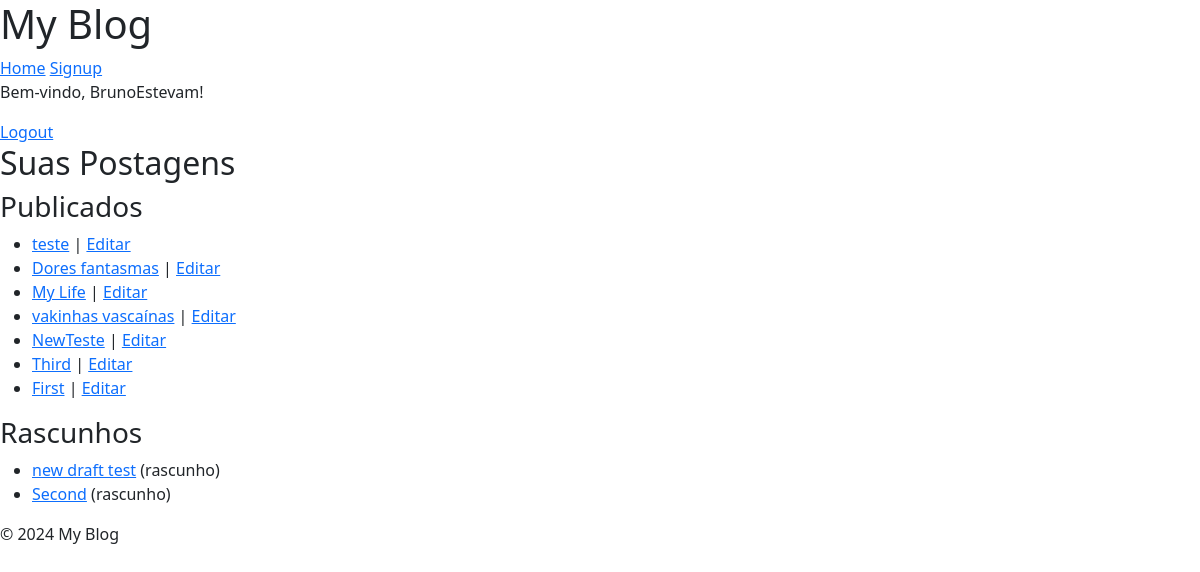
Before: /my-posts/ (signed in) with the older database file.
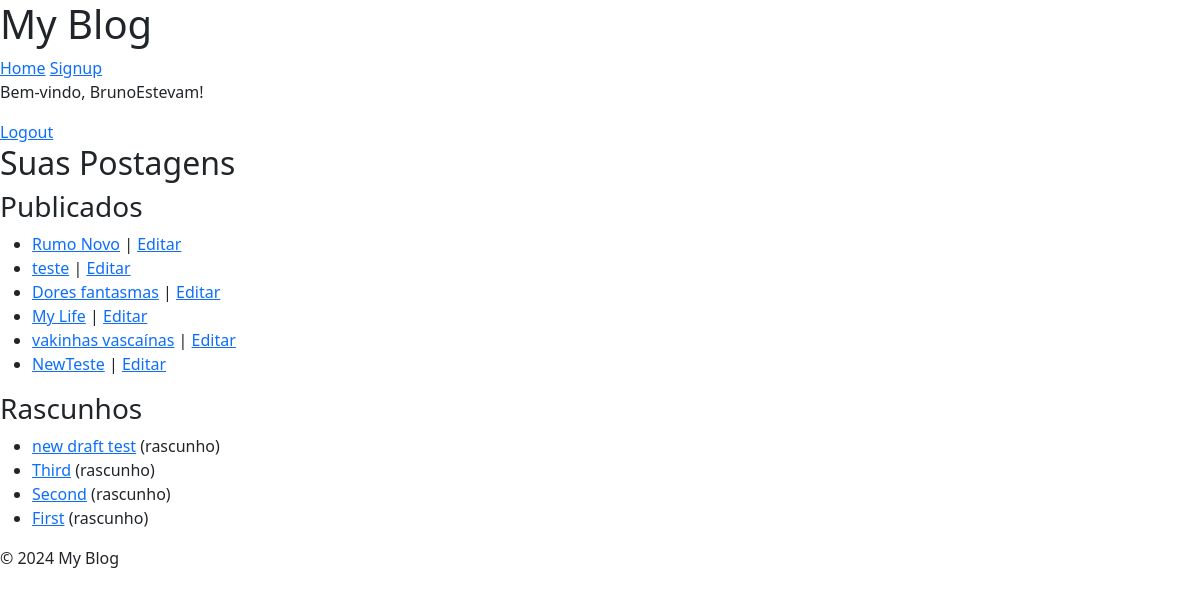
After: the same page with the newer database file.
### blog/models.py (models this page shows, shortened)
class Post(models.Model):
    class NewManager(models.Manager):
        def get_queryset(self):
            return super().get_queryset().filter(status='published')
    options = (
        ('draft', 'Draft'),
        ('published', 'Published'),
    )
    title = models.CharField(max_length=255)
    excerpt = models.TextField(null=True)
    slug = models.SlugField(max_length=255, unique_for_date='publish', blank=True)
    publish = models.DateTimeField(default=timezone.now)
    author = models.ForeignKey(User, on_delete=models.CASCADE, related_name='blog_posts')
    content = models.TextField()
    status = models.CharField(max_length=10, choices=options, default='draft')
    objects = models.Manager()
    newmanager = NewManager()
    likes = models.ManyToManyField(User, related_name='post_likes', blank=True)
    dislikes = models.ManyToManyField(User, related_name='post_dislikes', blank=True)
    image = models.ImageField(upload_to='post_images/', blank=True, null= True)
    class Meta:
        ordering = ('-publish',)

### blog/views.py (the view)
# urls.py: path('my-posts/', views.user_posts, name='user_posts'),
@login_required
def user_posts(request):
    posts_published = Post.objects.filter(author=request.user, status='published')
    posts_drafts = Post.objects.filter(author=request.user, status='draft')  # Se houver rascunhos
    return render(request, 'blog/user_posts.html', {
        'posts_published': posts_published,
        'posts_drafts': posts_drafts
    })

### blog/templates/blog/user_posts.html
{% extends "base_generic.html" %}
{% block content %}
  <h2>Suas Postagens</h2>
  <h3>Publicados</h3>
  <ul>
    {% for post in posts_published %}
      <li>
        <a href="{% url 'blog:post_single' post.slug %}">{{ post.title }}</a> |
        <a href="{% url 'blog:edit_post' post.slug %}">Editar</a>
      </li>
    {% empty %}
      <li>Você ainda não publicou nenhum post.</li>
    {% endfor %}
  </ul>
  <h3>Rascunhos</h3>
  <ul>
    {% for post in posts_drafts %}
      <li>
        <a href="{% url 'blog:edit_post' post.slug %}">{{ post.title }}</a> (rascunho)
      </li>
    {% empty %}
      <li>Você não tem rascunhos.</li>
    {% endfor %}
  </ul>
{% endblock %}

Changed rows visible on the page:
added Post: title "Rumo Novo", shown under "Publicados"
changed Post "Third": moves from the list under "Publicados" to the list under "Rascunhos"
changed Post "First": moves from the list under "Publicados" to the list under "Rascunhos"
